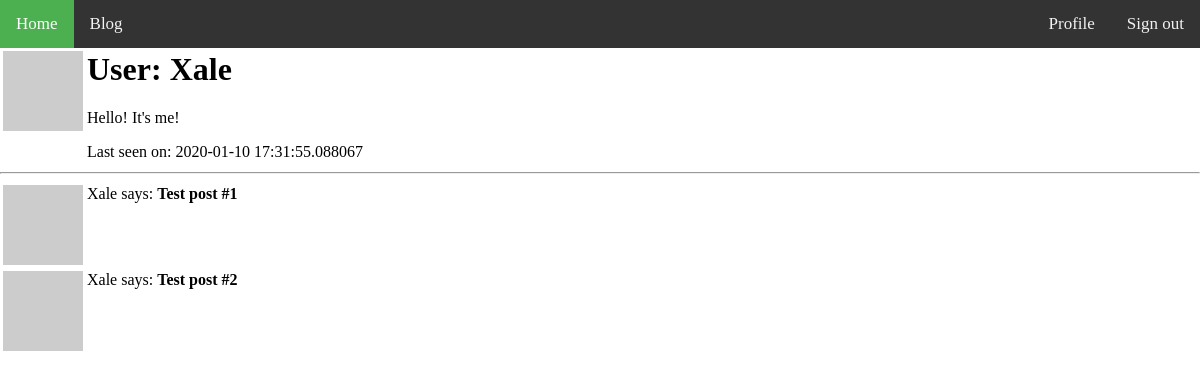
The app's page /user/Xale (signed in) with its own data.
### app/models.py (models this page shows, shortened)
class User(UserMixin ,db.Model):
    id = db.Column(db.Integer, primary_key=True)
    username = db.Column(db.String(64), index=True, unique=True)
    email = db.Column(db.String(128), index=True, unique=True)
    password_hash = db.Column(db.String(128))
    posts = db.relationship('Post', backref='author', lazy='dynamic')
    about_me = db.Column(db.String(256))
    last_seen = db.Column(db.DateTime, default=datetime.utcnow)
    def avatar(self, size):
        digest = md5(self.email.lower().encode('utf-8')).hexdigest()
        return 'https://www.gravatar.com/avatar/{}?d=identicon&s={}'.format(
            digest, size)

### app/routes.py (the view)
@app.route('/user/<username>')
@login_required
def user(username):
    user = User.query.filter_by(username=username).first_or_404()
    posts = [
        {'author': user, 'body': 'Test post #1'},
        {'author': user, 'body': 'Test post #2'}
    ]
    return render_template('user.html', user=user, posts=posts)

### app/models.py (called while the page is built)
@login.user_loader
def load_user(id):
    return User.query.get(int(id))

### app/routes.py (called while the page is built)
@app.before_request
def before_request():
    if current_user.is_authenticated:
        current_user.last_seen = datetime.utcnow()
        db.session.commit()

### app/templates/user.html (shortened to what this page needs)
{% extends 'base.html' %}
{% block content %}
    <table>
        <tr valign="top">
            <td><img src="{{ user.avatar(128) }}"></td>
            <td>
                <h1>User: {{ user.username }}</h1>
                {% if user.about_me  %}<p>{{ user.about_me }}</p>{% endif %}
                {% if user.last_seen  %}<p>Last seen on: {{ user.last_seen }}</p>{% endif %}
            </td>
        </tr>
    </table>
    <hr>
    {% for post in posts %}
        {% include '_post.html' %}
    {% endfor %}
{% endblock  %}

### app/templates/_post.html
<table>
    <tr valign="top">
        <td><img src="{{ user.avatar(36) }}"></td>
        <td>{{ post.author.username }} says: <b>{{ post.body }}</td>
    </tr>
</table>

### app/static/css/style.css (style rules this page uses)
body, html { height: 100%; margin: 0; }

### records on screen
User: username "Xale", about_me "Hello! It's me!", last_seen "2020-01-10 17:31:55.088067", author.username "Xale" "Xale"

### other values on screen
{{ post.body }} "Test post #1" "Test post #2"
